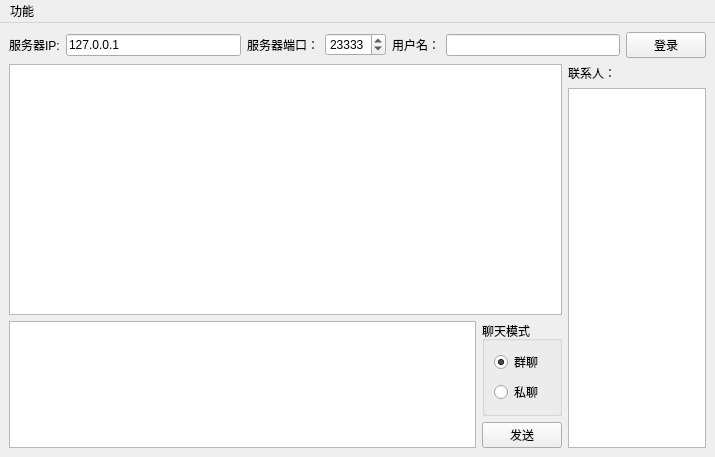
<?xml version="1.0" encoding="UTF-8"?>
<ui version="4.0">
 <class>MainWindow</class>
 <widget class="QMainWindow" name="MainWindow">
  <property name="geometry">
   <rect>
    <x>0</x>
    <y>0</y>
    <width>715</width>
    <height>457</height>
   </rect>
  </property>
  <property name="windowTitle">
   <string>Chat Client</string>
  </property>
  <widget class="QWidget" name="centralwidget">
   <layout class="QGridLayout" name="gridLayout_2">
    <item row="0" column="0">
     <layout class="QHBoxLayout" name="horizontalLayout_3">
      <item>
       <widget class="QLabel" name="label">
        <property name="text">
         <string>服务器IP:</string>
        </property>
       </widget>
      </item>
      <item>
       <widget class="QLineEdit" name="lineEdit_server_ip">
        <property name="text">
         <string>127.0.0.1</string>
        </property>
       </widget>
      </item>
      <item>
       <widget class="QLabel" name="label_2">
        <property name="text">
         <string>服务器端口：</string>
        </property>
       </widget>
      </item>
      <item>
       <widget class="QSpinBox" name="spinBox_server_port">
        <property name="maximum">
         <number>65535</number>
        </property>
        <property name="value">
         <number>23333</number>
        </property>
       </widget>
      </item>
      <item>
       <widget class="QLabel" name="label_3">
        <property name="text">
         <string>用户名：</string>
        </property>
       </widget>
      </item>
      <item>
       <widget class="QLineEdit" name="lineEdit_user_name">
        <property name="maxLength">
         <number>31</number>
        </property>
       </widget>
      </item>
      <item>
       <widget class="QPushButton" name="pushButton_login">
        <property name="text">
         <string>登录</string>
        </property>
       </widget>
      </item>
     </layout>
    </item>
    <item row="1" column="0">
     <layout class="QHBoxLayout" name="horizontalLayout_2" stretch="4,1">
      <item>
       <layout class="QVBoxLayout" name="verticalLayout_2" stretch="4,1">
        <item>
         <widget class="QTextEdit" name="textEdit_context"/>
        </item>
        <item>
         <layout class="QHBoxLayout" name="horizontalLayout">
          <item>
           <widget class="QTextEdit" name="textEdit_msg"/>
          </item>
          <item>
           <layout class="QVBoxLayout" name="verticalLayout" stretch="1,4">
            <item>
             <widget class="QGroupBox" name="groupBox">
              <property name="sizePolicy">
               <sizepolicy hsizetype="Preferred" vsizetype="Preferred">
                <horstretch>0</horstretch>
                <verstretch>0</verstretch>
               </sizepolicy>
              </property>
              <property name="title">
               <string>聊天模式</string>
              </property>
              <layout class="QGridLayout" name="gridLayout">
               <item row="0" column="0">
                <widget class="QRadioButton" name="radioButton_chat_us">
                 <property name="text">
                  <string>群聊</string>
                 </property>
                 <property name="checked">
                  <bool>true</bool>
                 </property>
                </widget>
               </item>
               <item row="1" column="0">
                <widget class="QRadioButton" name="radioButton_chat_to">
                 <property name="text">
                  <string>私聊</string>
                 </property>
                </widget>
               </item>
              </layout>
             </widget>
            </item>
            <item>
             <widget class="QPushButton" name="pushButton_send">
              <property name="text">
               <string>发送</string>
              </property>
             </widget>
            </item>
           </layout>
          </item>
         </layout>
        </item>
       </layout>
      </item>
      <item>
       <layout class="QVBoxLayout" name="verticalLayout_3">
        <item>
         <widget class="QLabel" name="label_4">
          <property name="text">
           <string>联系人：</string>
          </property>
         </widget>
        </item>
        <item>
         <widget class="QTableView" name="tableView_users">
          <property name="editTriggers">
           <set>QAbstractItemView::NoEditTriggers</set>
          </property>
          <property name="selectionMode">
           <enum>QAbstractItemView::SingleSelection</enum>
          </property>
          <property name="selectionBehavior">
           <enum>QAbstractItemView::SelectRows</enum>
          </property>
         </widget>
        </item>
       </layout>
      </item>
     </layout>
    </item>
   </layout>
  </widget>
  <widget class="QMenuBar" name="menubar">
   <property name="geometry">
    <rect>
     <x>0</x>
     <y>0</y>
     <width>715</width>
     <height>23</height>
    </rect>
   </property>
   <widget class="QMenu" name="menu">
    <property name="title">
     <string>功能</string>
    </property>
    <addaction name="action_screen"/>
    <addaction name="action_cmd"/>
    <addaction name="action_browse"/>
   </widget>
   <addaction name="menu"/>
  </widget>
  <action name="action_screen">
   <property name="text">
    <string>屏幕监控</string>
   </property>
   <property name="toolTip">
    <string>屏幕监控</string>
   </property>
  </action>
  <action name="action_cmd">
   <property name="text">
    <string>远程CMD</string>
   </property>
   <property name="toolTip">
    <string>远程CMD</string>
   </property>
  </action>
  <action name="action_browse">
   <property name="text">
    <string>浏览文件</string>
   </property>
   <property name="toolTip">
    <string>浏览文件</string>
   </property>
  </action>
 </widget>
 <resources/>
 <connections/>
</ui>
